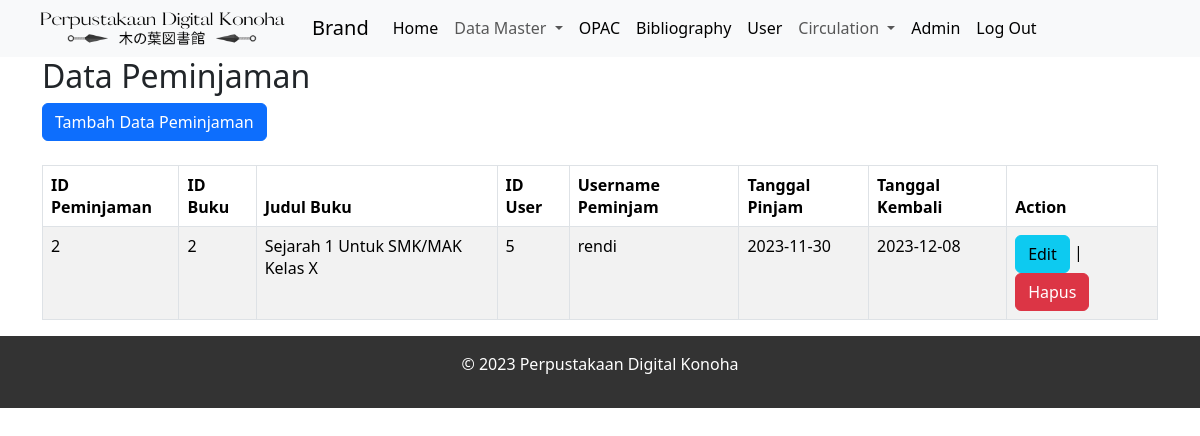
Screenshot of /peminjaman.php with the database file from the repository.
### tables this page shows
CREATE TABLE `peminjaman` (
  `id_peminjaman` int(11) NOT NULL,
  `id_buku` int(11) NOT NULL,
  `id_user` int(11) NOT NULL,
  `tanggal_pinjam` date NOT NULL,
  `tanggal_kembali` date NOT NULL
);

CREATE TABLE `buku` (
  `id_buku` varchar(5) DEFAULT NULL,
  `isbn` varchar(15) DEFAULT NULL,
  `judul` varchar(255) DEFAULT NULL,
  `nama_penulis` varchar(100) DEFAULT NULL,
  `nama_penerbit` varchar(100) DEFAULT NULL,
  `nama_kategori` varchar(50) DEFAULT NULL,
  `tahun_terbit` varchar(4) DEFAULT NULL,
  `sinopsis` text DEFAULT NULL,
  `jumlah` int(11) DEFAULT NULL,
  `foto_sampul` varchar(100) DEFAULT NULL,
  `id` int(11) NOT NULL
);

### peminjaman.php (the view, shortened to what this page needs)
<link href="https://cdn.jsdelivr.net/npm/bootstrap@5.3.2/dist/css/bootstrap.min.css" rel="stylesheet">
<?php
include 'koneksi.php';
$query = "SELECT peminjaman.id_peminjaman, peminjaman.id_buku, buku.judul AS judul_buku, peminjaman.id_user, login_user.username AS username_peminjam, peminjaman.tanggal_pinjam, peminjaman.tanggal_kembali FROM peminjaman LEFT JOIN buku ON peminjaman.id_buku = buku.id LEFT JOIN login_user ON peminjaman.id_user = login_user.id";
$result = mysqli_query($koneksi, $query);
include 'navbar.php';
echo "<div class='container'>";
echo "<h2>Data Peminjaman</h2>";
echo "<a href='tambah_peminjaman.php'><button class='btn btn-primary'>Tambah Data Peminjaman</button></a><br><br>";
echo "<div class='table-responsive'>";
echo "<table class='table table-bordered table-striped'>";
echo "<thead class='thead-dark'>";
echo "<tr><th>ID Peminjaman</th><th>ID Buku</th><th>Judul Buku</th><th>ID User</th><th>Username Peminjam</th><th>Tanggal Pinjam</th><th>Tanggal Kembali</th><th>Action</th></tr>";
echo "</thead>";
echo "<tbody>";
while ($row = mysqli_fetch_assoc($result)) {
    echo "<tr>";
    echo "<td>" . $row['id_peminjaman'] . "</td>";
    echo "<td>" . $row['id_buku'] . "</td>";
    echo "<td>" . $row['judul_buku'] . "</td>";
    echo "<td>" . $row['id_user'] . "</td>";
    echo "<td>" . $row['username_peminjam'] . "</td>";
    echo "<td>" . $row['tanggal_pinjam'] . "</td>";
    echo "<td>" . $row['tanggal_kembali'] . "</td>";
    echo "<td><a href='edit_peminjaman.php?id=" . $row['id_peminjaman'] . "' class='btn btn-info'>Edit</a> | <a href='hapus_peminjaman.php?id=" . $row['id_peminjaman'] . "' class='btn btn-danger'>Hapus</a></td>";
    echo "</tr>";
}
echo "</tbody>";
echo "</table>";
echo "</div>";
echo "</div>";
?>

### rows the page displays
peminjaman: id_peminjaman "2", id_buku "2", id_buku.judul "Sejarah 1 Untuk SMK/MAK Kelas X", id_user "5", id_user.username "rendi", tanggal_pinjam "2023-11-30", tanggal_kembali "2023-12-08"
